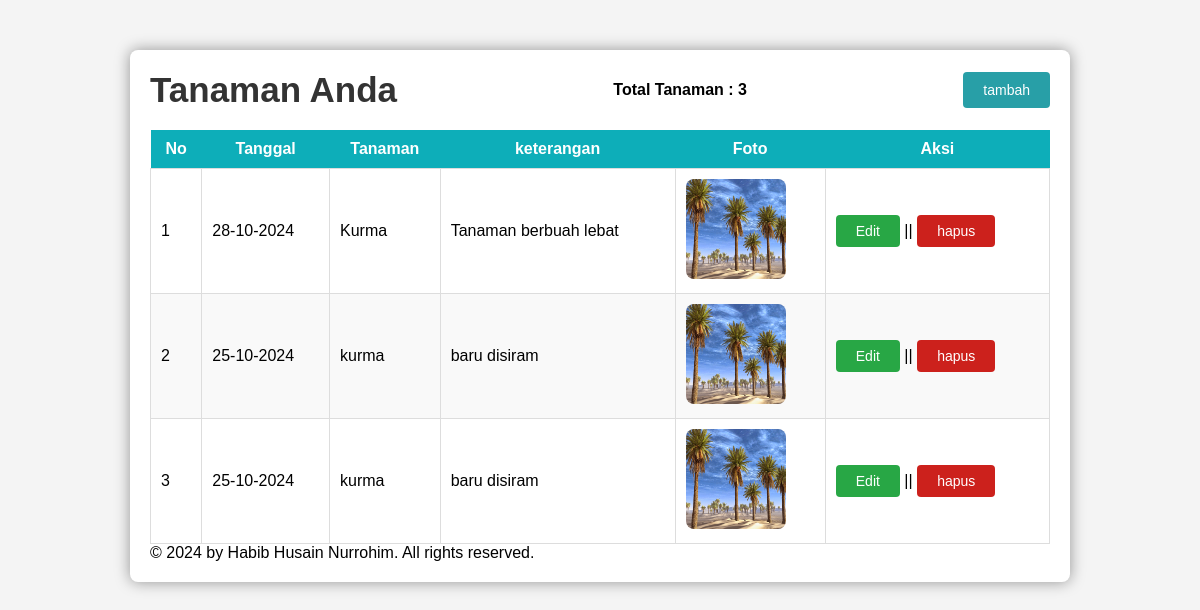
Before: / with the older database file.
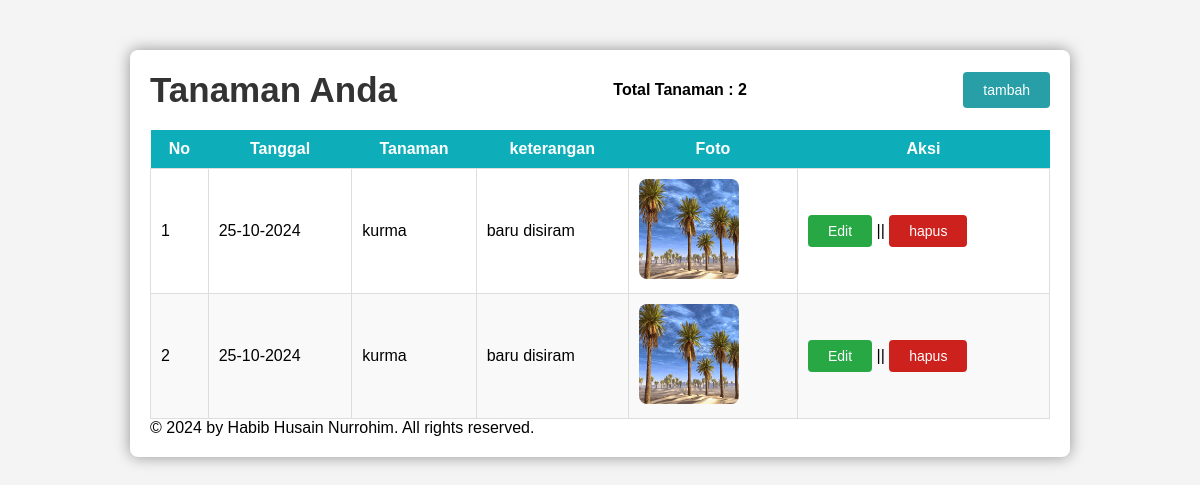
After: the same page with the newer database file.
### tables this page shows
CREATE TABLE tanaman (id INTEGER PRIMARY KEY AUTOINCREMENT, tanggal TEXT NOT NULL, tanaman TEXT NOT NULL,  keterangan TEXT,foto TEXT NOT NULL, id_user TEXT);

### functions.php (called while the page is built, shortened)
<?php
    function database()
    {
            $db = new SQLite3('db_tanaman.sqlite');
            return $db;
    }
    function tampil_data()
    {
            $db = database();
             $tampil_data_tanaman = "SELECT * FROM tanaman ORDER BY tanggal DESC";
             $tampil_tanaman = $db -> query($tampil_data_tanaman);
             $tampilan_data=[];
             while ($row= $tampil_tanaman->fetchArray()){
                $tampilan_data[] = $row;
             }
             return $tampilan_data;
    }

### index.php (the view, shortened to what this page needs)
<?php
require "functions.php";
?>
<!DOCTYPE html>
<html lang="en">
<head>
    <link rel="stylesheet" href="css/style.css">
</head>
<body>
    <div class="container">
    <div class="judul">
    <h1>Tanaman Anda</h1>
    <?php
        $hitung_data_murojaah="SELECT COUNT(*) FROM tanaman";
        $hitung_murojaah = $db->query($hitung_data_murojaah);
        while($hitung =$hitung_murojaah->fetchArray()):
    ?>
        <h4>Total Tanaman : <?php echo $hitung[0];?></h4>
     <?php
         endwhile;
     ?>
        <a href="tambah_tanaman.php">tambah</a>
    </div>
    <div class="box">
     <table>
        <thead>
            <tr>
                <th>No</th>
                <th>Tanggal</th>
                <th>Tanaman</th>
                <th>keterangan</th>
                <th>Foto</th>
                <th>Aksi</th>
            </tr>
        </thead>
        <tbody>
            <?php
             $tampilan_data = tampil_data();
             $no=1;
             foreach($tampilan_data as $row):
            ?>
            <tr>
                <td><?php echo $no;?></td>
                <td><?php echo date('d-m-Y', strtotime($row['tanggal'])); ?></td>
                <td><?php echo $row['tanaman'] ?></td>
                <td><?php echo $row['keterangan'] ?></td>
                <td><img src="image/<?php echo $row['foto']?>" alt="foto_tanaman"></td>
                <td><a href="edit_tanaman.php?id=<?php echo $row['id']?>">Edit</a> || <a href="hapus_tanaman.php?id=<?php echo $row['id']?>" onclick ="return confirm('Yakin Mau Hapus Tanaman Ini??? :( ')">hapus</a></td>
            </tr>
                <?php
                $no++;
                endforeach;
                ?>
        </tbody>
    </table>
    <p>&copy; 2024 by Habib Husain Nurrohim. All rights reserved.</p>
    </div>
    </div>
</body>
</html>

### css/style.css (style rules this page uses)
* { margin: 0; padding: 0; }
body { font-family: Arial, sans-serif; background-color: #f4f4f4; display: flex; justify-content: center; align-items: center; height: 100vh; }
.container { background-color: #fff; padding: 20px; border-radius: 8px; box-shadow: 0px 0px 15px rgba(0, 0, 0, 0.4); width: 80%; max-width: 900px; margin: auto; margin-top: 50px; }
.judul { display: flex; align-items: center; justify-content: space-between; margin-bottom: 20px; }
.judul h1 { margin: 0; font-size: 35px; color: #333; }
.judul a { padding: 10px 20px; background-color: #289fa7; color: white; text-decoration: none; border-radius: 4px; font-size: 14px; }
.box table { width: 100%; border-collapse: collapse; }
.box thead th { background-color: #0daeb9; color: white; padding: 10px; }
.box tbody td { padding: 10px; border: 1px solid #ddd; }
.box tbody td a:first-child { padding: 8px 20px; background-color: #28a745; color: white; text-decoration: none; border-radius: 4px; font-size: 14px; }
.box tbody td a { padding: 8px 20px; background-color: #cc211c; color: white; text-decoration: none; border-radius: 4px; font-size: 14px; }
.box tbody td img { border-radius: 8px; }
.box tr:nth-child(even) { background-color: #f9f9f9; }
.box tbody td img { width: 100px; height: 100px; }

Changed rows visible on the page:
removed tanaman: tanggal "28-10-2024", tanaman "Kurma", keterangan "Tanaman berbuah lebat", foto (picture)
Other visible differences:
new list line: "Total Tanaman : 2"
list line gone: "Total Tanaman : 3"
